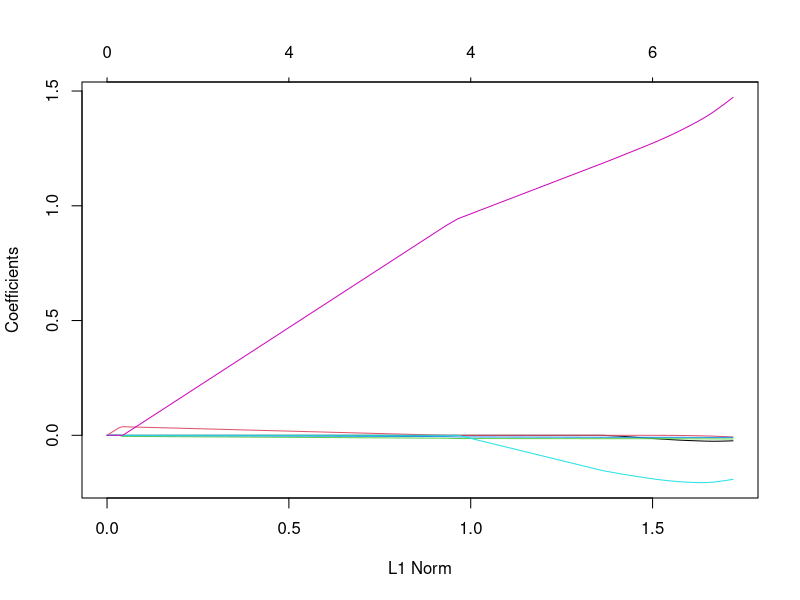
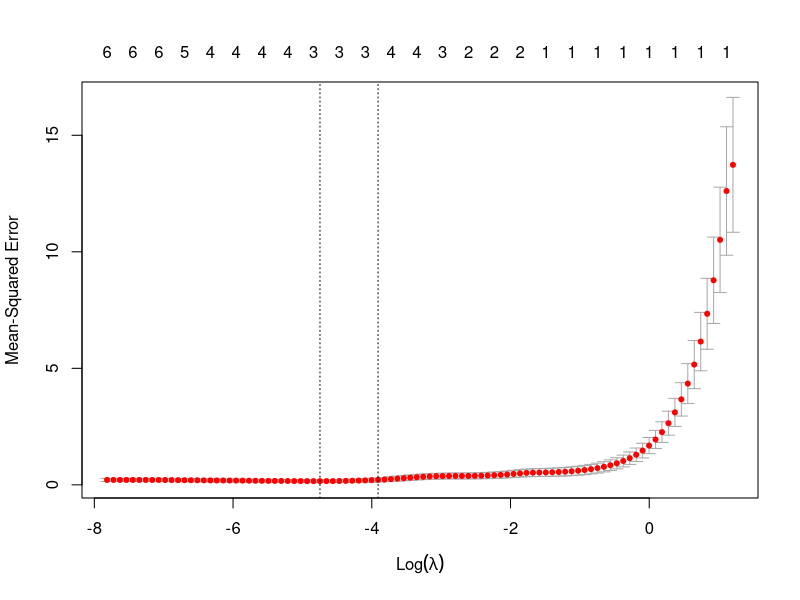

Generate these figures, in order, with R:
### Jinliang Yang
### 8/12/2016
## glm101: https://cran.r-project.org/web/packages/glmnet/vignettes/glmnet_beta.html

install.packages("glmnet", repos = "http://cran.us.r-project.org")
# load the package
library(glmnet)
# load data
data(longley)
x <- as.matrix(longley[,1:6])
y <- as.matrix(longley[,7])
# fit model
fit <- glmnet(x, y, family="gaussian", alpha=0, lambda=0.001)
# summarize the fit
summary(fit)
# make predictions
predictions <- predict(fit, x, type="link")
# summarize accuracy
rmse <- mean((y - predictions)^2)
print(rmse)


######
data(QuickStartExample)
fit = glmnet(x, y)
plot(fit)
print(fit)

cvfit = cv.glmnet(x, y)
plot(cvfit)
coef(cvfit, s = "lambda.min")







